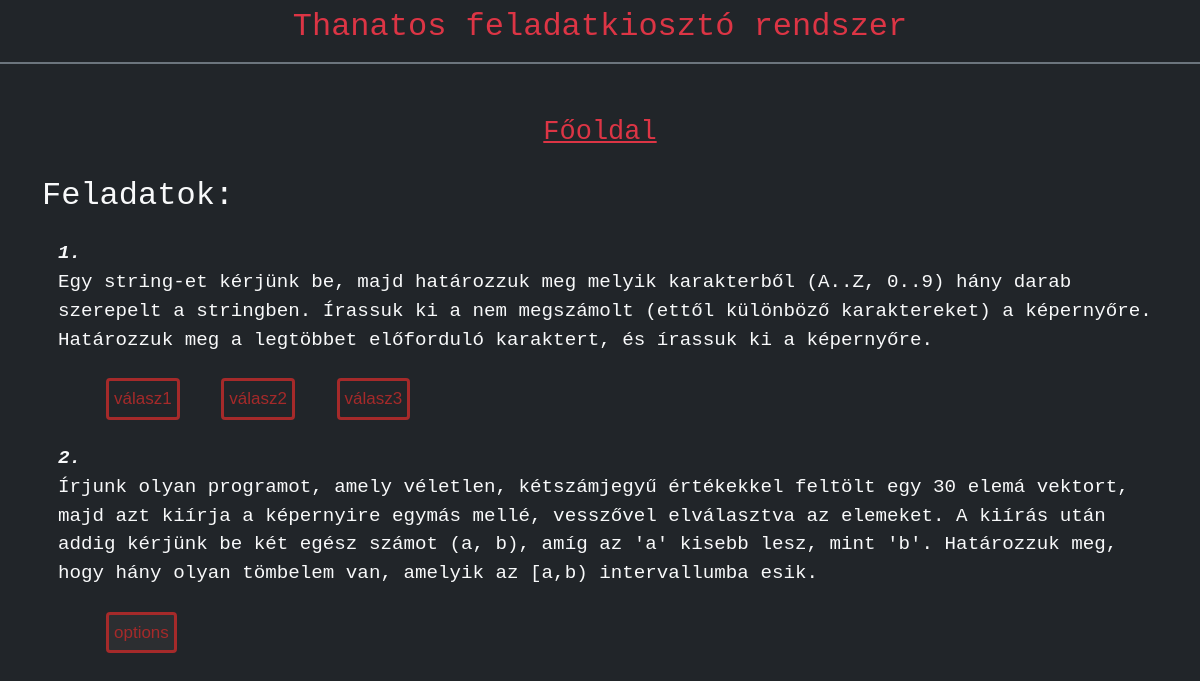
Page /?id=2 on the earlier database version.
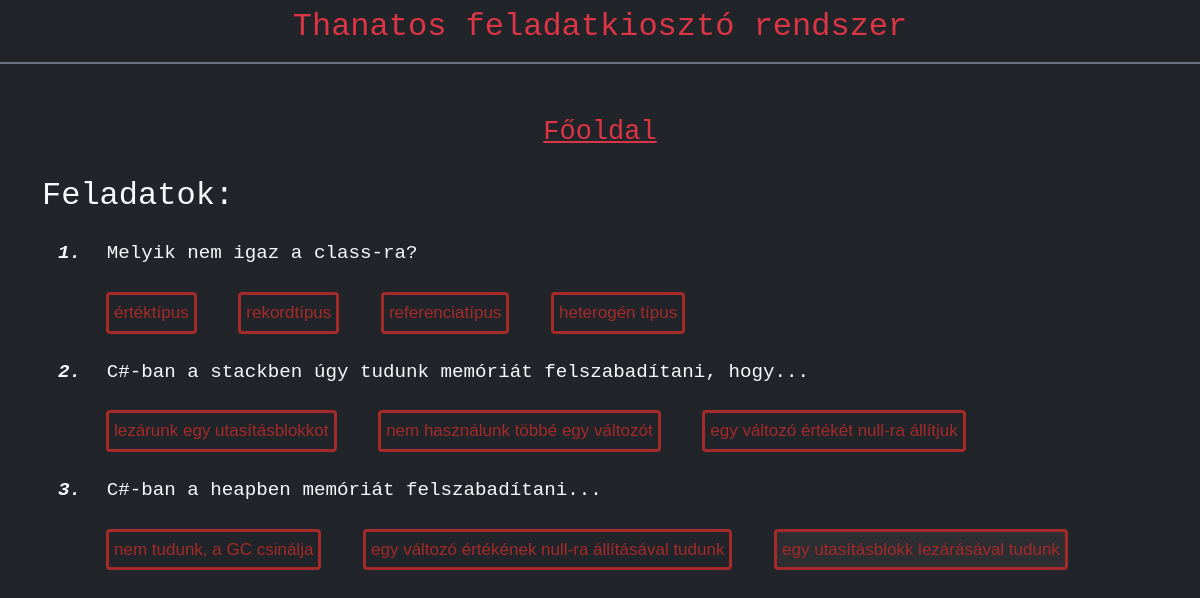
Same page on the later database version.
### thanatos_site/models.py (models this page shows, shortened)
class Task(Model):
    description = models.TextField() # feladat leírása
    difficulty = models.SmallIntegerField() #1-2-3-nehézségek
    subject = models.ForeignKey(Subject, default=None, on_delete=models.DO_NOTHING, related_name='subject')
    type = models.ForeignKey(Type, default=None, on_delete=models.DO_NOTHING, related_name='type')
    options = models.TextField(default="")
    answer = models.TextField(default="")
    def options_as_list(self):
        return self.options.split(';')

### thanatos_site/views.py (the view)
# urls.py: path('', views.mainPage, name='home'),
def mainPage(request):
    subjects = Subject.objects.all() # összes adatot lekérjük (Select *)
    subject_tasks = Task.objects.all() #az összes feladat lekérése későbbi szűrésre
    queryparam_subject = request.GET.get('id')
    if queryparam_subject is None or queryparam_subject == '':
        return render(request, 'main.html',{'subjects_names':subjects})
    else:
        curr_subject = subjects.filter(id__exact=queryparam_subject) #lekérem id alapján a kiválasztott tárgyat
        filtered_tasks = subject_tasks.filter(subject__exact=curr_subject.first()) # a first()-el megkapom a tárgy nevét stringként és arra szűrök
        try:
            subject_data:Subject = Subject.objects.get(pk=queryparam_subject)
        except ObjectDoesNotExist:
            return redirect('home')
        return render(request, 'tasks.html', {'tasks':filtered_tasks})

### thanatos_site/templates/tasks.html (shortened to what this page needs)
{% extends '_base.html' %}
{% block content %}
<div class="container">
    <a class="link-danger d-flex mx-auto text-center justify-content-center" style="font-size:27px;" href="/">Főoldal</a>
    <h2 class="text-light my-4">Feladatok: </h2>
    {% for task in tasks %}
        <div class="d-inline text-light ps-3">
            <b><i><p style="display:inline;">{{forloop.counter}}.</p></i></b>
        </div>
        <div class="d-inline-block text-light position-relative ms-3">
            <p>{{task.description}}</p>
        </div>
            <div class="ps-5 mt-2 mb-4 d-block">
            <div class="radio-answers d-inline">
            {% for option in task.options_as_list %}
                <label class="mx-3" onclick="checkAnswer({{ forloop.counter }}, '{{task.answer}}')" for="answer{{forloop.counter}}">{{option}}</label>
            {% endfor %}
            </div>
        </div>
    {% endfor %}
</div>
{% endblock content %}

### thanatos_site/templates/_base.html (shortened to what this page needs)
<!DOCTYPE html>
<html lang="hu">
<head>
    <link href="https://cdn.jsdelivr.net/npm/bootstrap@5.1.3/dist/css/bootstrap.min.css" rel="stylesheet">
    <link href="static/sidebars.css" rel="stylesheet">
    <link href="static/app.css" rel="stylesheet">
</head>
<body class="bg-dark">
    <header class="mb-5 p-2 border-bottom border-secondary text-center border-2">
            <h2 class="text-danger sticky-top" onclick="redirect()">Thanatos feladatkiosztó rendszer</h2>
    </header>
    <main>
        {% block content %}
        {% endblock content %}
    </main>
</body>
</html>

### thanatos_core/static/sidebars.css (style rules this page uses)
body { min-height: 100vh; min-height: -webkit-fill-available; }
html { height: -webkit-fill-available; }
main { display: flex; flex-wrap: nowrap; height: 100vh; height: -webkit-fill-available; max-height: 100vh; overflow-x: auto; overflow-y: hidden; }
.d-flex { display: flex!important; }

### thanatos_core/static/app.css (style rules this page uses)
body { font-family:'Courier New', Courier, monospace; }
p { font-size: larger; }
.radio-answers label { padding: 5px; background-color:rgba(165, 42, 42, 0); display: inline-block; color:rgb(165, 42, 42); font-family: sans-serif, Arial; font-size: 17px; border: 3px solid brown; border-radius: 4px; }
.radio-answers input[type="radio"]:checked+label { background-color:rgba(158, 133, 133, 0.089); border: 3px solid brown; }

Differences in the rows shown:
removed Task: description "Egy string-et kérjünk be, majd határozzuk meg melyik karakterből (A..Z, 0..9) hány darab szerepelt a stringben. Írassuk ki a nem megszámolt (ettől különböző karaktereket) a képernyőre. Határozzuk meg a legtöbbet előforduló karaktert, és írassuk ki a képernyőre.", options_as_list "válasz1" "válasz2" "válasz3"
removed Task: description "Írjunk olyan programot, amely véletlen, kétszámjegyű értékekkel feltölt egy 30 elemá vektort, majd azt kiírja a képernyire egymás mellé, vesszővel elválasztva az elemeket. A kiírás után addig kérjünk be két egész számot (a, b), amíg az 'a' kisebb lesz, mint 'b'. Határozzuk meg, hogy hány olyan tömbelem van, amelyik az [a,b) intervallumba esik.", options_as_list "options"
added Task: description "Melyik nem igaz a class-ra?", options_as_list "értéktípus" "rekordtípus" "referenciatípus" "heterogén típus"
added Task: description "C#-ban a stackben úgy tudunk memóriát felszabadítani, hogy...", options_as_list "lezárunk egy utasításblokkot" "nem használunk többé egy változót" "egy változó értékét null-ra állítjuk"
added Task: description "C#-ban a heapben memóriát felszabadítani...", options_as_list "nem tudunk, a GC csinálja" "egy változó értékének null-ra állításával tudunk" "egy utasításblokk lezárásával tudunk"
